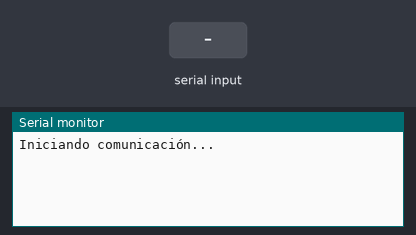
Bench run of a sketch on a simulated Arduino Uno, built with avr-gcc and run on an emulated ATmega328P. Parts: the last lines printed to the serial monitor. Inputs (shaded band) come from the test bench.

Above: at 1.2 s.
1.3 s: "<1>" received over Serial
At 1.9 s:
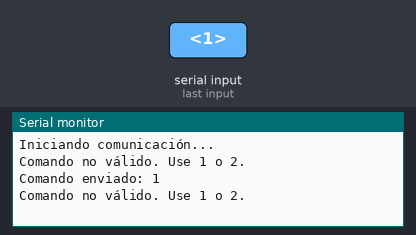
2.8 s: "<1>" received over the second serial link
At 4.8 s:
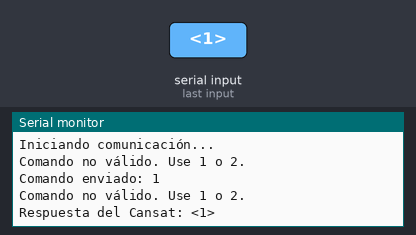
5.2 s: "1\n" received over the second serial link
At 5.9 s:
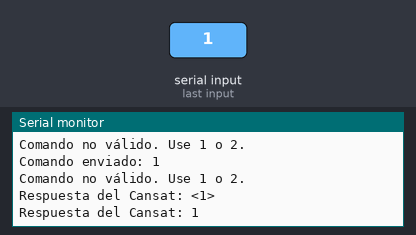
6.7 s: byte 50 ('2') received over Serial
At 7.1 s:
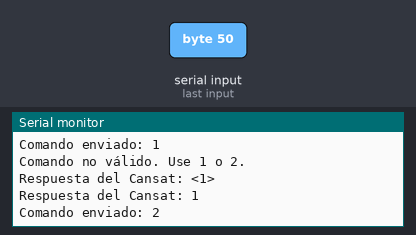

The sketch:

Base_recibe.ino
```cpp
#include <SoftwareSerial.h>

SoftwareSerial XBee(10, 11);  // RX, TX

unsigned long previousMillis = 0;    // Tiempo del último mensaje recibido
const long timeout = 5000;           // Tiempo de espera (5 segundos) para detectar comunicación
bool datosRecibidos = false;         // Bandera para verificar comunicación

void setup() {
  Serial.begin(115200);       // Comunicación con la PC
  XBee.begin(115200);         // Comunicación con el módulo XBee
  Serial.println("Iniciando comunicación...");
}

void loop() {
  // Enviar comandos al Cansat desde el teclado
  if (Serial.available() > 0) {                // Leer datos del teclado
    char comando = Serial.read();              // Leer un carácter

    if (comando == '1' || comando == '2') {    // Validar comando (1 o 2)
      XBee.print('<');
      XBee.print(comando);                     // Enviar el comando
      XBee.println('>');

      Serial.print("Comando enviado: ");
      Serial.println(comando);
    } else {
      Serial.println("Comando no válido. Use 1 o 2.");
    }
  }

  // Recibir datos desde el Cansat
  if (XBee.available() > 0) {
    String respuesta = XBee.readStringUntil('\n');  // Leer la respuesta completa
    Serial.print("Respuesta del Cansat: ");
    Serial.println(respuesta);

    datosRecibidos = true;                     // Marcar que se recibió un mensaje
    previousMillis = millis();                // Reiniciar temporizador
  }

  // Detectar falta de comunicación
  if (millis() - previousMillis >= timeout) {
    if (datosRecibidos) {
      Serial.println("INCOMUNICADO");
      datosRecibidos = false;                 // Reiniciar la bandera
    }
  }
}
```

Measured:
- after the input at 1.3 s, the serial monitor: prints a new line at once (image 1)
- after the input at 2.8 s, the serial monitor: prints a new line after 1.0 s (image 2)
- after the input at 5.2 s, the serial monitor: prints a new line at once (image 3)
- after the input at 6.7 s, the serial monitor: prints a new line at once (image 4)
